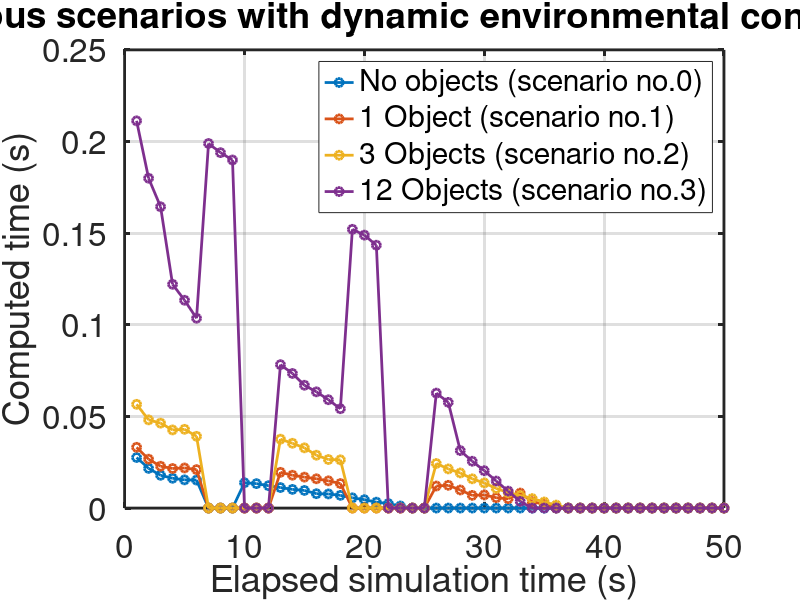
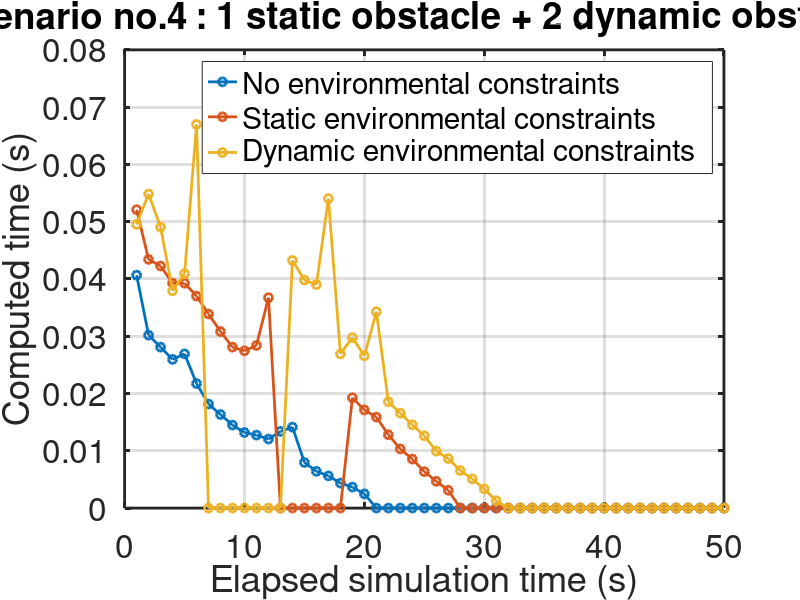
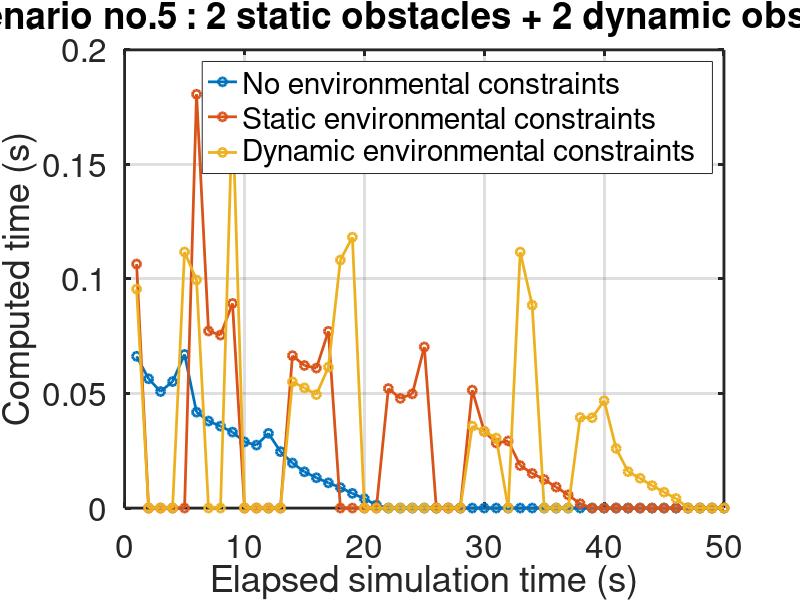
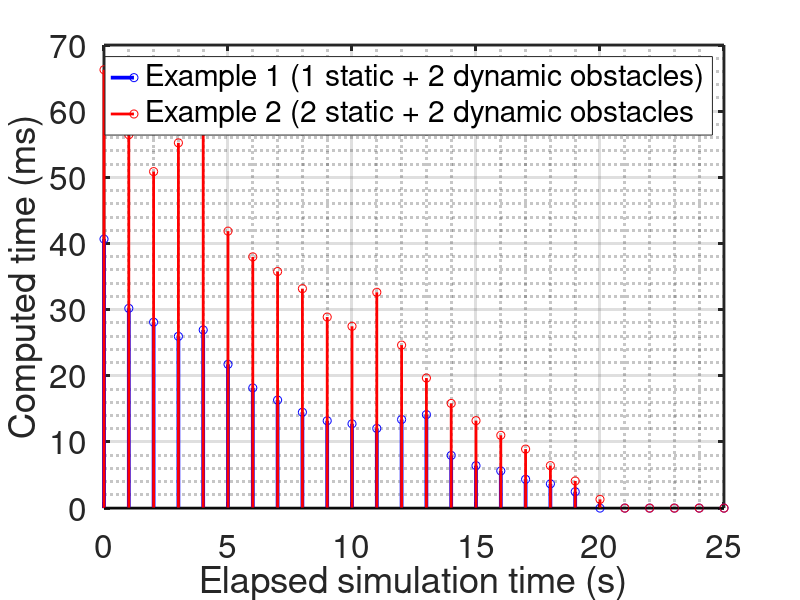

Here is the MATLAB script that generated these plots, in order:
clc, clear, close all
lw = 2;

t4 = load("time_test4.mat");
t5 = load("time_test5.mat");
t10 = load("time_test10.mat");
t11 = load("time_test11.mat");
t12 = load("time_test12.mat");
t13 = load("time_test13.mat");
t14 = load("time_test14.mat");
t15 = load("time_test15.mat");
t16 = load("time_test16.mat");

t12sp = load("time_test12sp.mat");





t4 = t4.timer;
t5 = t5.timer;
t10 = t10.timer;
t11 = t11.timer;
t12 = t12.timer;
t13 = t13.timer;
t14 = t14.timer;
t15 = t15.timer;
t16 = t16.timer;
t12sp = t12sp.timer;

figure
plot(t12,'o-','LineWidth', lw), hold on
plot(t12sp,'o-','LineWidth', lw), hold on
plot(t13,'o-','LineWidth', lw)
plot(t14,'o-','LineWidth', lw)
grid on
legend("No objects (scenario no.0)", "1 Object (scenario no.1)", "3 Objects (scenario no.2)",...
    "12 Objects (scenario no.3)")
xlabel("Elapsed simulation time (s)")
ylabel("Computed time (s)")
title("Various scenarios with dynamic environmental constraints")
set(gca, 'FontSize', 24, 'LineWidth', 2)


figure
plot(t4,'o-','LineWidth', lw), hold on
plot(t10,'o-','LineWidth', lw)
plot(t15,'o-','LineWidth', lw)
grid on
legend("No environmental constraints", "Static environmental constraints",...
    "Dynamic environmental constraints")
xlabel("Elapsed simulation time (s)")
ylabel("Computed time (s)")
title("Scenario no.4 : 1 static obstacle + 2 dynamic obstacles")
set(gca, 'FontSize', 24, 'LineWidth', 2)


figure
plot(t5,'o-','LineWidth', lw), hold on
plot(t11,'o-','LineWidth', lw)
plot(t16,'o-','LineWidth', lw)
grid on
legend("No environmental constraints", "Static environmental constraints",...
    "Dynamic environmental constraints")
xlabel("Elapsed simulation time (s)")
ylabel("Computed time (s)")
title("Scenario no.5 : 2 static obstacles + 2 dynamic obstacles")
set(gca, 'FontSize', 24, 'LineWidth', 2)

xspace = 0:1:49;
figure
stem(xspace, t4*1000,'b','LineWidth', lw+0.7), hold on
stem(xspace, t5*1000, 'r', 'LineWidth', lw)
grid on, grid minor
legend("Example 1 (1 static + 2 dynamic obstacles)", "Example 2 (2 static + 2 dynamic obstacles")
xlim([0,25])
xlabel("Elapsed simulation time (s)")
ylabel("Computed time (ms)")
% title("Computing time of the IFDS with safeguarding for avoiding dynamic and static obstacles")
set(gca, 'FontSize', 24, 'LineWidth', 2)

